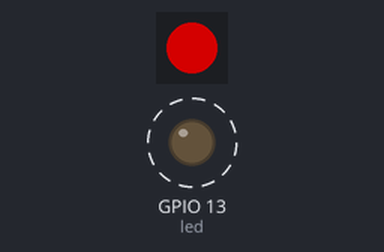
Recording of a program running on a simulated ESP32 board running MicroPython. Shown: 1 RGB LEDs in strip order, left to right, output pins drawn as LEDs (lit = HIGH). Dashed ring = blinking. Dim RGB values are drawn brighter than linear; nothing arrives over Bluetooth unless stated; what the program prints to the serial console is not drawn.

Above: at 0.05 s.
Timing chart, 0 to 3.0 s (numbered marks = the images above):
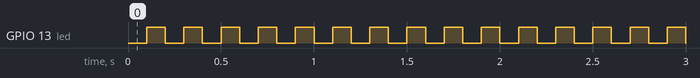

The program:

BLEWS2812BDemo.py
```python
from machine import Pin
from machine import Timer
from neopixel import NeoPixel
import ubluetooth

# 创建像素序列对象
# 服务于板载WS2812B
np = NeoPixel(Pin(15), 1)
np[0] = (128, 0, 0)
np.write()


# 接收消息设置颜色的方法
def processMsg(colorStr):
    cl = colorStr.split(",")
    np[0] = (int(cl[0]), int(cl[1]), int(cl[2]))
    np.write()


class ESP32_BLE():
    def __init__(self, name):
        # 用于显示蓝牙连接状态的指示灯
        self.led = Pin(13, Pin.OUT)
        # 完成未连接状态指示灯闪烁任务的定时器
        self.timer1 = Timer(0)
        # 蓝牙设备名称
        self.name = name
        # 创建BLE类对象
        self.ble = ubluetooth.BLE()
        # 激活，使用任何其他相关操作前必须先激活
        self.ble.active(True)
        # 设置未连接状态定时器闪烁任务
        self.disconnected()
        # 设置蓝牙状态发生变化时的中断回调方法
        self.ble.irq(self.ble_irq)
        # 注册蓝牙
        self.register()
        # 广播蓝牙
        self.advertiser()
        # 接收的消息字符串
        self.bleMsg = ""

    # 状态切换为连接的方法
    def connected(self):
        # 指示灯常量
        self.led.value(1)
        # 执行指示灯闪烁的定时器关闭
        self.timer1.deinit()

    # 在未连接状态设置定时器
    # 以完成指示灯闪烁的任务
    def disconnected(self):
        self.timer1.init(period=100, mode=Timer.PERIODIC, callback=lambda t: self.led.value(not self.led.value()))

    # 中断回调方法
    def ble_irq(self, event, data):
        # 连接成功事件
        if event == 1:
            # 关闭闪烁定时器
            self.connected()
        # 断开事件
        elif event == 2:  # _IRQ_CENTRAL_DISCONNECT:
            # 广播蓝牙
            self.advertiser()
            # 指示灯闪烁
            self.disconnected()
        # 收到数据
        elif event == 3:
            # 读取数据字节序列
            buffer = self.ble.gatts_read(self.rx)
            # 转换为字符串
            self.bleMsg = buffer.decode('UTF-8').strip()
            # 打印
            print(self.bleMsg)

    # 注册服务
    def register(self):
        # Nordic UART Service (NUS)
        NUS_UUID = '6E400001-B5A3-F393-E0A9-E50E24DCCA9E'
        RX_UUID = '6E400002-B5A3-F393-E0A9-E50E24DCCA9E'
        TX_UUID = '6E400003-B5A3-F393-E0A9-E50E24DCCA9E'

        BLE_NUS = ubluetooth.UUID(NUS_UUID)
        BLE_RX = (ubluetooth.UUID(RX_UUID), ubluetooth.FLAG_WRITE)
        BLE_TX = (ubluetooth.UUID(TX_UUID), ubluetooth.FLAG_NOTIFY)

        BLE_UART = (BLE_NUS, (BLE_TX, BLE_RX,))
        SERVICES = (BLE_UART,)
        ((self.tx, self.rx,),) = self.ble.gatts_register_services(SERVICES)

    # 发送数据
    def send(self, data):
        self.ble.gatts_notify(0, self.tx, data + '\n')

    # 广播蓝牙
    def advertiser(self):
        name = bytes(self.name, 'UTF-8')
        adv_data = bytearray('\x02\x01\x02') + bytearray((len(name) + 1, 0x09)) + name
        self.ble.gap_advertise(100, adv_data)
        print(adv_data)
        print("\r\n")


ble = ESP32_BLE("ESP32BLE")
print("connected ....")

while True:
    if (len(ble.bleMsg) > 0):
        processMsg(ble.bleMsg)
        # 返回消息
        ble.send("from esp32\r\n")
        print("send ....")
        # 清空消息
        ble.bleMsg = ""
```

Measured:
- by itself, GPIO 13 (led): alternates HIGH for 0.10 s and LOW for 0.10 s
